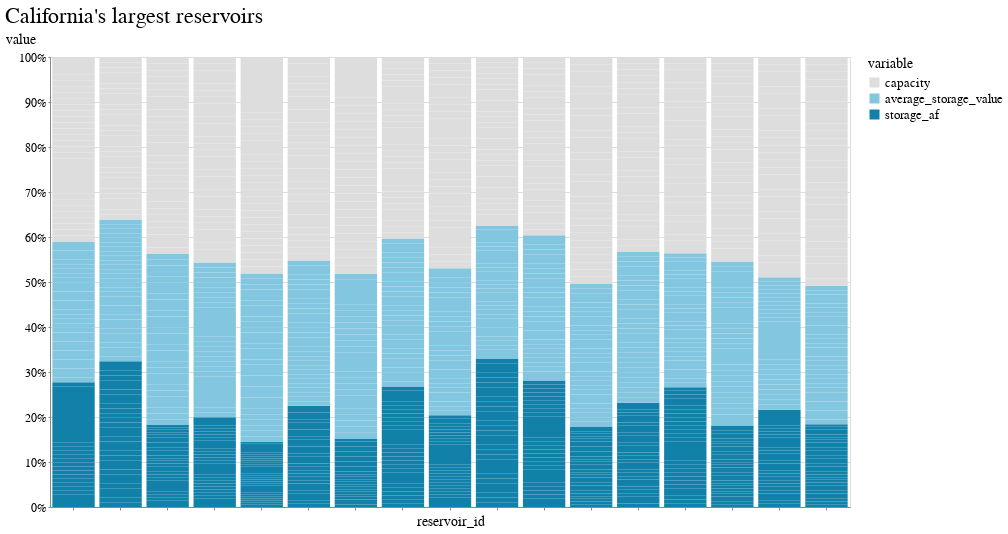

Notebook source saved alongside this figure:
### Code cell
domain = ["capacity", "average_storage_value", "storage_af", ]
range_ = ['#ddd', '#83c6e0', '#1281aa', ]

alt.Chart(melt[melt.variable != "capacity_value"]).mark_bar().encode(
    x=alt.X('reservoir_id', axis=alt.Axis(labels=False)),
    y=alt.Y('value',stack="normalize"),
    order="bar_order",
    color=alt.Color(
        'variable', 
        scale=alt.Scale(domain=domain, range=range_), 
        #sort='descending'
    ),
    tooltip=["reservoir_id"]
).properties(title="California's largest reservoirs")

### Figure 1 — Vega-Lite specification as saved in the notebook (floating-point values rounded to 4 significant figures; data arrays with more than 128 entries replaced by an {"elided": "..."} marker saying what was removed)
{"config": {"view": {"width": 800, "height": 450}, "background": "#ffffff", "title": {"anchor": "start", "font": "BentonGothic-Bold, sans", "fontColor": "#000000", "fontSize": 22, "fontWeight": "normal"}, "arc": {"fill": "#82c6df"}, "area": {"fill": "#82c6df"}, "line": {"stroke": "#82c6df", "strokeWidth": 3}, "path": {"stroke": "#82c6df"}, "rect": {"fill": "#82c6df"}, "shape": {"stroke": "#82c6df"}, "bar": {"fill": "#82c6df"}, "point": {"stroke": "#82c6df"}, "symbol": {"fill": "#82c6df", "size": 30}, "axis": {"titleFont": "BentonGothic-Bold, sans", "titleFontSize": 14, "titleFontWeight": "normal", "labelFont": "BentonGothic, sans", "labelFontSize": 12, "labelFontWeight": "normal"}, "axisX": {"labelAngle": 0, "labelPadding": 4, "tickSize": 3}, "axisY": {"labelBaseline": "middle", "maxExtent": 45, "minExtent": 45, "tickSize": 2, "titleAlign": "left", "titleAngle": 0, "titleX": -45, "titleY": -11}, "legend": {"titleFont": "BentonGothic-Bold, sans", "titleFontSize": 14, "titleFontWeight": "normal", "symbolType": "square", "labelFont": "BentonGothic, sans", "labelFontSize": 13}, "range": {"category": ["#3580b1", "#ec8431", "#ab7fb4", "#c89d29", "#adc839", "#829eb1"], "diverging": ["#e68a4f", "#f4bb6a", "#f9e39c", "#dadfe2", "#a6b7c6", "#849eae"], "heatmap": ["#fbf2c7", "#f9e39c", "#f8d36e", "#f4bb6a", "#e68a4f", "#d15a40", "#ab4232"], "ordinal": ["#fbf2c7", "#f9e39c", "#f8d36e", "#f4bb6a", "#e68a4f", "#d15a40", "#ab4232"], "ramp": ["#fbf2c7", "#f9e39c", "#f8d36e", "#f4bb6a", "#e68a4f", "#d15a40", "#ab4232"]}}, "data": {"name": "data-cd4e08b112e23431f9cfd38242787b9e"}, "mark": "bar", "encoding": {"color": {"field": "variable", "scale": {"domain": ["capacity", "average_storage_value", "storage_af"], "range": ["#ddd", "#83c6e0", "#1281aa"]}, "type": "nominal"}, "order": {"field": "bar_order", "type": "quantitative"}, "tooltip": [{"field": "reservoir_id", "type": "nominal"}], "x": {"axis": {"labels": false}, "field": "reservoir_id", "type": "nominal"}, "y": {"field": "value", "stack": "normalize", "type": "quantitative"}}, "title": "California's largest reservoirs", "$schema": "https://vega.github.io/schema/vega-lite/v4.17.0.json", "datasets": {"data-cd4e08b112e23431f9cfd38242787b9e": {"elided": "1563 records"}}}
